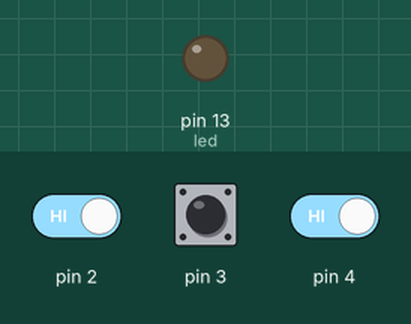
Recording of a sketch running on a simulated Arduino Leonardo, built with avr-gcc and run on an emulated ATmega32U4. On the bench: output pins drawn as LEDs (lit = HIGH). Inputs (shaded band) come from the test bench; at power-on: pin 2 HIGH, pin 4 HIGH, pin 3 HIGH. Random numbers use the default seed unless the sketch sets one; USB keyboard and mouse output is not drawn.

Above: at 1.2 s.
1.3 s: pin 2 driven LOW and pin 4 driven LOW
At 2.4 s:
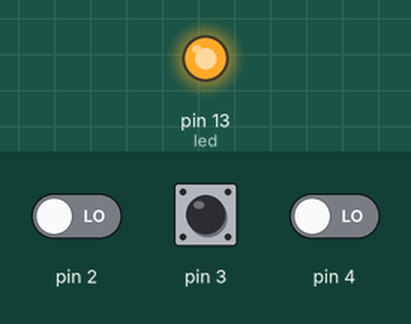
2.9 s: pin 2 driven HIGH
At 4.0 s:
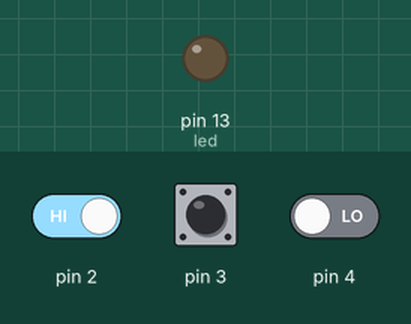
4.4 s: pin 2 driven LOW
At 5.9 s:
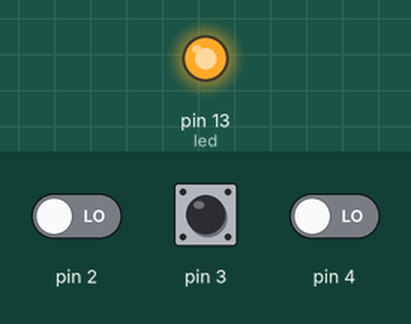
Timing chart, 0 to 7.4 s (numbered marks = the images above; inputs shaded):
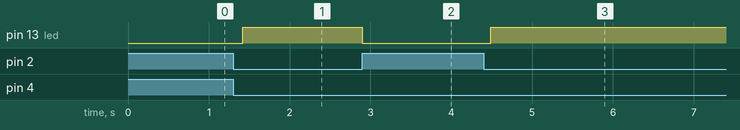

Measured:
- after the input at 1.3 s, pin 13 (led): LOW → HIGH after 0.12 s
- after the input at 2.9 s, pin 13 (led): HIGH → LOW at once
- after the input at 4.4 s, pin 13 (led): LOW → HIGH after 0.09 s

The sketch:

blinking_led.ino
```cpp
#include <Keyboard.h>
#include <time.h>

int led = 13;     // L LED

void setup() {
   // make pin 2 an input and turn on the
   // pullup resistor so it goes high unless
   // connected to ground:
   pinMode(2, INPUT_PULLUP);
   pinMode(3, INPUT_PULLUP);
   pinMode(4, INPUT_PULLUP);
   pinMode(led, OUTPUT);
   Keyboard.begin();
   srand(time(NULL));   // Initialization, should only be called once.
}

void loop() {
   digitalWrite(led, !(digitalRead(2)||digitalRead(4)));

   if (digitalRead(2) == HIGH && digitalRead(3) == HIGH && digitalRead(4) == LOW){
      // print random letter
      int r = rand() % 94;
      r += 32;
      Keyboard.print((char)r);
      delay(120); // 1 word ~ 5 chars, 500 chars per minute => 1 char per 60/500 seconds  ~ 120 milliseconds
   } else if (digitalRead(2) == HIGH && digitalRead(3) == LOW && digitalRead(4) == HIGH){
      // Keyboard.write(13); // send the "Enter" key // doesn't work

      /*
      // the below code doesn't seem to be pressing enter that often
      Keyboard.write(KEY_RETURN); // send the "Enter" key
      delay(100);
      */

      Keyboard.press(KEY_RETURN);
      delay(50);
      Keyboard.releaseAll();
      delay(100);
   } else if (digitalRead(2) == LOW && digitalRead(3) == HIGH && digitalRead(4) == HIGH){
      Keyboard.print("q");
   }
}
```
